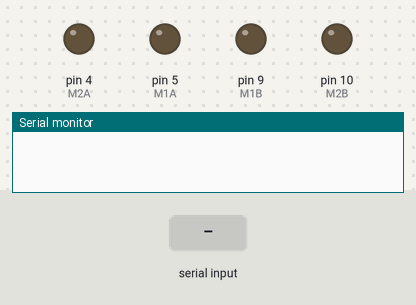
A sketch run on a simulated Arduino Uno, built with avr-gcc and run on an emulated ATmega328P. On the bench: output pins drawn as LEDs (lit = HIGH), the last lines printed to the serial monitor. Inputs (shaded band) come from the test bench.

Above: at 1.2 s.
1.3 s: "1" received over the second serial link
At 2.5 s:
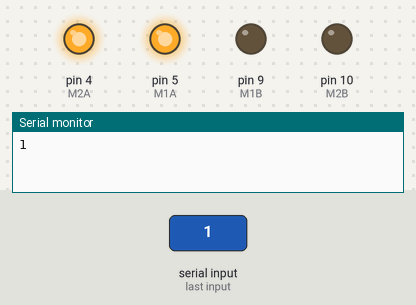
2.8 s: "2" received over the second serial link
At 3.8 s:
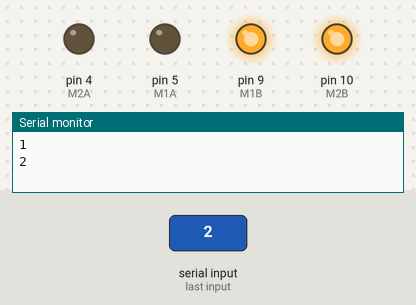
4.3 s: "3" received over the second serial link
At 5.1 s:
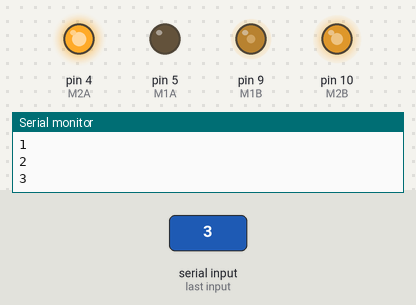
5.8 s: "4" received over the second serial link
At 6.3 s:
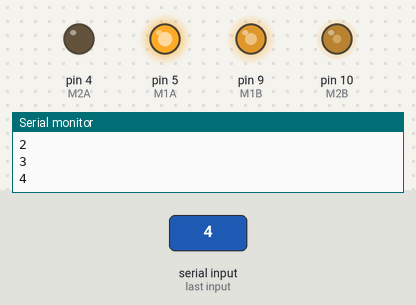
7.3 s: "2" received over the second serial link
At 8.4 s:
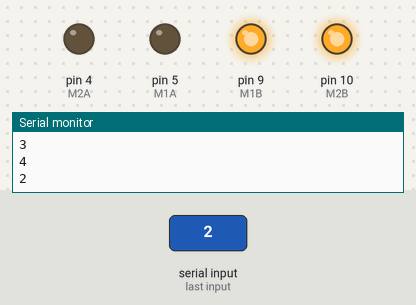
8.8 s: "3" received over the second serial link
At 9.6 s:
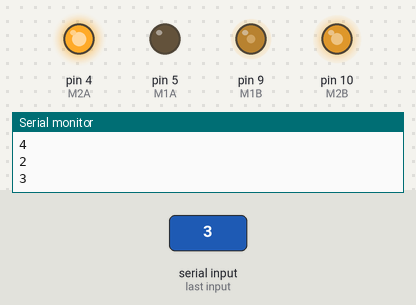
Timing chart, 0 to 11.3 s (numbered marks = the images above; inputs shaded):
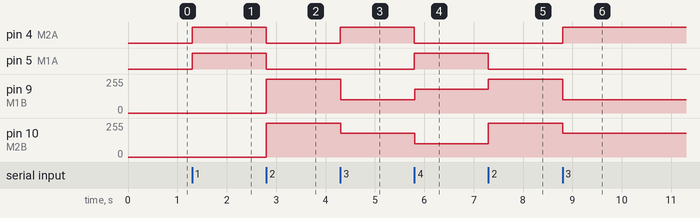

The sketch:

TT_Car.ino
```cpp
#include <SoftwareSerial.h>

#define M1A 5
#define M1B 9

#define M2A 4
#define M2B 10

SoftwareSerial BT(3,2);

void fw();
void bw();
void left();
void right();
void stop();

void setup() {
  // put your setup code here, to run once:
  TCCR1B = (TCCR1B & 0b11111000) | 0x04;
  BT.begin(9600);
  Serial.begin(9600);
  pinMode(M1A,OUTPUT);
  pinMode(M1B,OUTPUT);
  pinMode(M2A,OUTPUT);
  pinMode(M2B,OUTPUT);
}

void loop() {
  // put your main code here, to run repeatedly:
  if(BT.available()){
    char input = BT.read();
    Serial.println(input);
    switch (input){
      case '1':
        fw();
        break;
      case '2':
        bw();
        break;
      case '3':
        left();
        break;
      case '4':
        right();
        break;
      case '0':
        stop();
        break;
    }
  }
}

void bw(){
  digitalWrite(M1A,0);
  analogWrite(M1B,255);

  digitalWrite(M2A,0);
  analogWrite(M2B,255);
}


void fw(){
  digitalWrite(M1A,1);
  analogWrite(M1B,(255 - 255));

  digitalWrite(M2A,1);
  analogWrite(M2B,(255 - 255));
}

void left(){
  digitalWrite(M1A,0);
  analogWrite(M1B,100);

  digitalWrite(M2A,1);
  analogWrite(M2B,(255 - 75));
}

void right(){
  digitalWrite(M1A,1);
  analogWrite(M1B,(255 - 75));

  digitalWrite(M2A,0);
  analogWrite(M2B,100);
}

void stop(){
  digitalWrite(M1A,0);
  analogWrite(M1B,0);

  digitalWrite(M2A,0);
  analogWrite(M2B,0);
}
```

Measured:
- after the input at 1.3 s, pin 4 (M2A), pin 5 (M1A): LOW → HIGH at once
- after the input at 2.8 s, pin 4 (M2A), pin 5 (M1A): HIGH → LOW at once; pin 9 (M1B), pin 10 (M2B): 0/255 → 255/255 at once
- after the input at 4.3 s, pin 4 (M2A): LOW → HIGH at once; pin 9 (M1B): 255/255 → 100/255 at once; pin 10 (M2B): 255/255 → 180/255 at once
- after the input at 5.8 s, pin 4 (M2A): HIGH → LOW at once; pin 5 (M1A): LOW → HIGH at once; pin 9 (M1B): 100/255 → 180/255 at once; pin 10 (M2B): 180/255 → 100/255 at once
- after the input at 7.3 s, pin 5 (M1A): HIGH → LOW at once; pin 9 (M1B): 180/255 → 255/255 at once; pin 10 (M2B): 100/255 → 255/255 at once
- after the input at 8.8 s, pin 4 (M2A): LOW → HIGH at once; pin 9 (M1B): 255/255 → 100/255 at once; pin 10 (M2B): 255/255 → 180/255 at once
